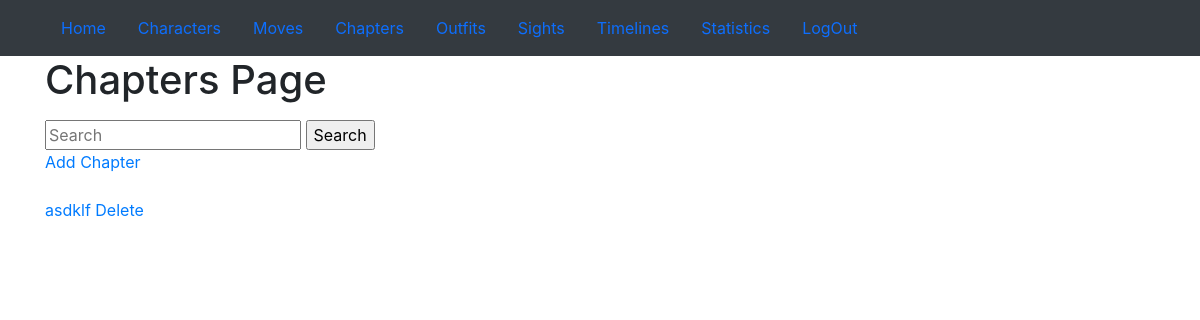
Before: /light_novel/chapters/ (signed in) with the older database file.
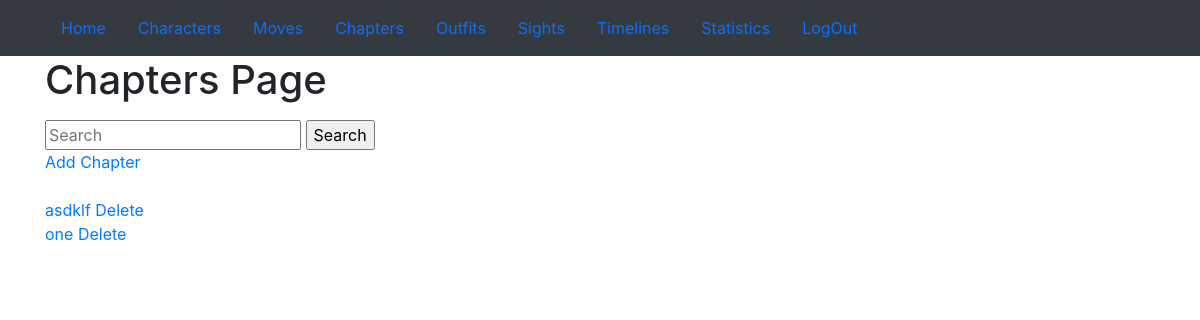
After: the same page with the newer database file.
### light_novel/models.py (models this page shows, shortened)
class Chapter(models.Model):
    name = models.CharField(max_length=300)
    content = models.TextField()
    class Meta:
        ordering = ['name']

### light_novel/views.py (the view)
# urls.py: path('chapters/', views.chapters_view, name='chapters_page'),
@login_required
def chapters_view(request):
    chapters = Chapter.objects.all()
    return render(request, 'chapters_page.html', {'chapters': chapters})

### light_novel/templates/chapters_page.html (shortened to what this page needs)
{% extends "light_novel/templates/base.html" %}
{% block content %}
  <h1>Chapters Page</h1>
  <form name="SearchForm" method="GET" action="{% url 'light_novel:search' item='chapter' %}">
    <input type="text" name="searchFor" placeholder="Search" />
    <input type="submit" name="search" value="Search">
  </form>
  <a href='{% url "light_novel:chapter_add" %}'>Add Chapter</a><br><br>
  {% if chapters %}
    {% for chapter in chapters %}
      <a href='{% url "light_novel:chapter_detail" pk=chapter.pk %}''>{{ chapter.name }}</a>
      <a href="{% url 'light_novel:delete' item='chapter' pk=chapter.pk %}">Delete</a>
      <br>
    {% endfor %}
  {% else %}
    <p>nothing here.</p>
  {% endif %}
{% endblock %}

### light_novel/templates/base.html (shortened to what this page needs)
<!DOCTYPE html>
{% load static %}
<html lang="en-US">
    <head>
        <link rel="stylesheet" href="{% static 'style.css' %}" type="text/css" media="all">
        <link rel="stylesheet" href="https://use.fontawesome.com/releases/v5.0.7/css/all.css">
        <link href="https://cdn.jsdelivr.net/npm/bootstrap@5.0.1/dist/css/bootstrap.min.css" rel="stylesheet">
        <link rel="stylesheet" href="https://stackpath.bootstrapcdn.com/bootstrap/4.1.3/css/bootstrap.min.css">
    </head>
    <body class="wide">
      <nav class="navbar navbar-expand-lg navbar-light bg-dark noprint">
        <div class="container">
        <a class="nav-item nav-link downfont" href="{% url 'home' %}">Home</a>
        <div class="downfont collapse navbar-collapse" id="navbarNavAltMarkup">
            {% if user.is_authenticated %}
              <a class="nav-item nav-link downfont" href="{% url 'light_novel:characters_page' %}">Characters</a>
              <a class="nav-item nav-link downfont" href="{% url 'light_novel:moves_page' %}">Moves</a>
              <a class="nav-item nav-link downfont" href="{% url 'light_novel:chapters_page' %}">Chapters</a>
              <a class="nav-item nav-link downfont" href="{% url 'light_novel:outfits_page' %}">Outfits</a>
              <a class="nav-item nav-link downfont" href="{% url 'light_novel:sights_page' %}">Sights</a>
              <a class="nav-item nav-link downfont" href="{% url 'light_novel:timelines_page' %}">Timelines</a>
              <a class="nav-item nav-link downfont" href="{% url 'light_novel:statistics' %}">Statistics</a>
              <a class="nav-item nav-link downfont" href="{% url 'logout' %}">LogOut</a>
            {% else %}
              <a class="nav-item nav-link downfont" href="{% url 'login' %}">Login</a>
            {% endif %}
        </div>
      </div>
      </nav>
      <div class="content container">
          <div class="row">
              <div class="col-md-8">
                <div class="blog_posts">
                  {% block content %}
                  {% endblock %}
                </div>
              </div>
          </div>
      </div>
    </body>
</html>

Changed rows visible on the page:
added Chapter: name "one"
